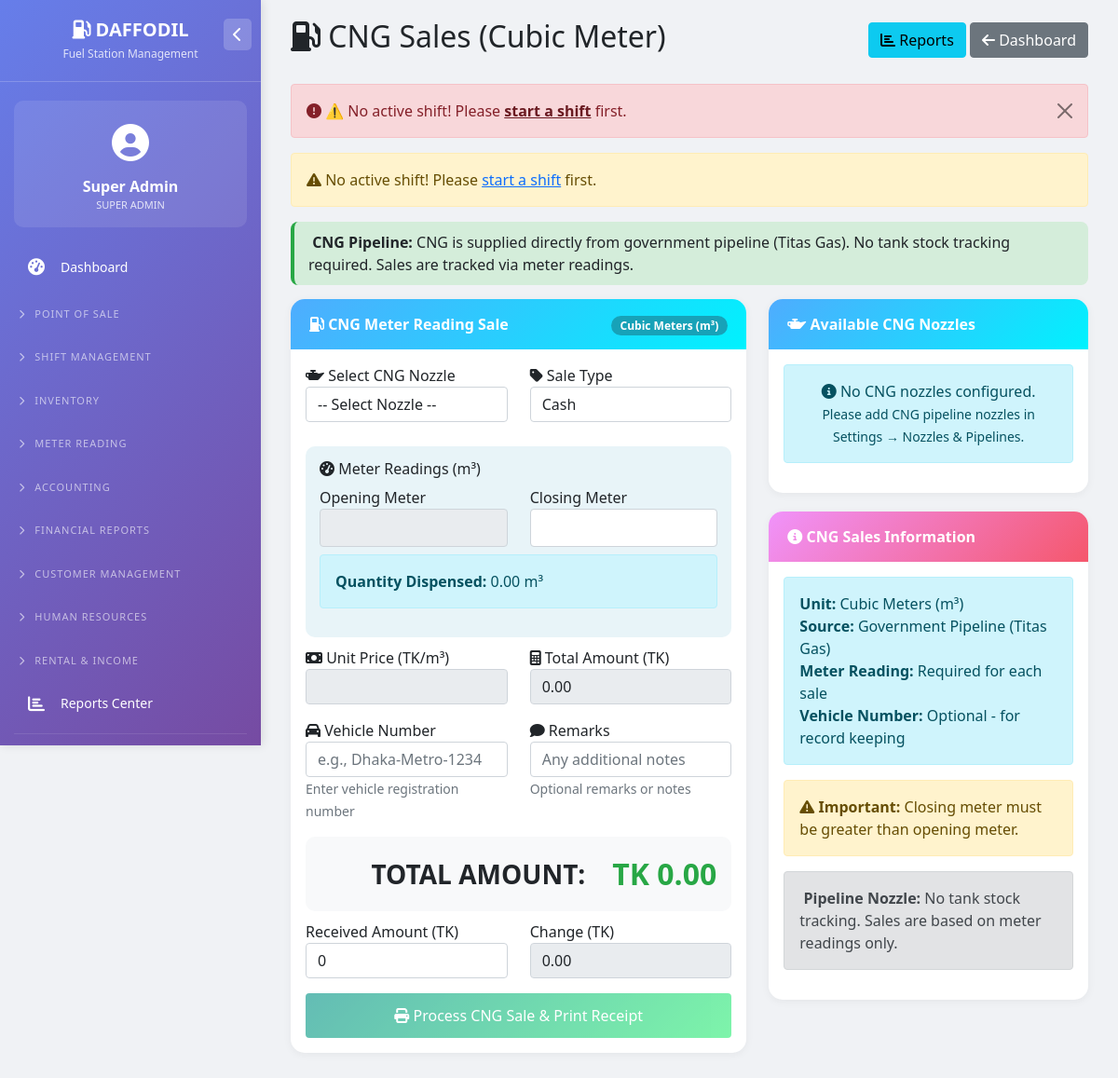
The page /cng_sales.php (signed in) on the database as committed earlier.
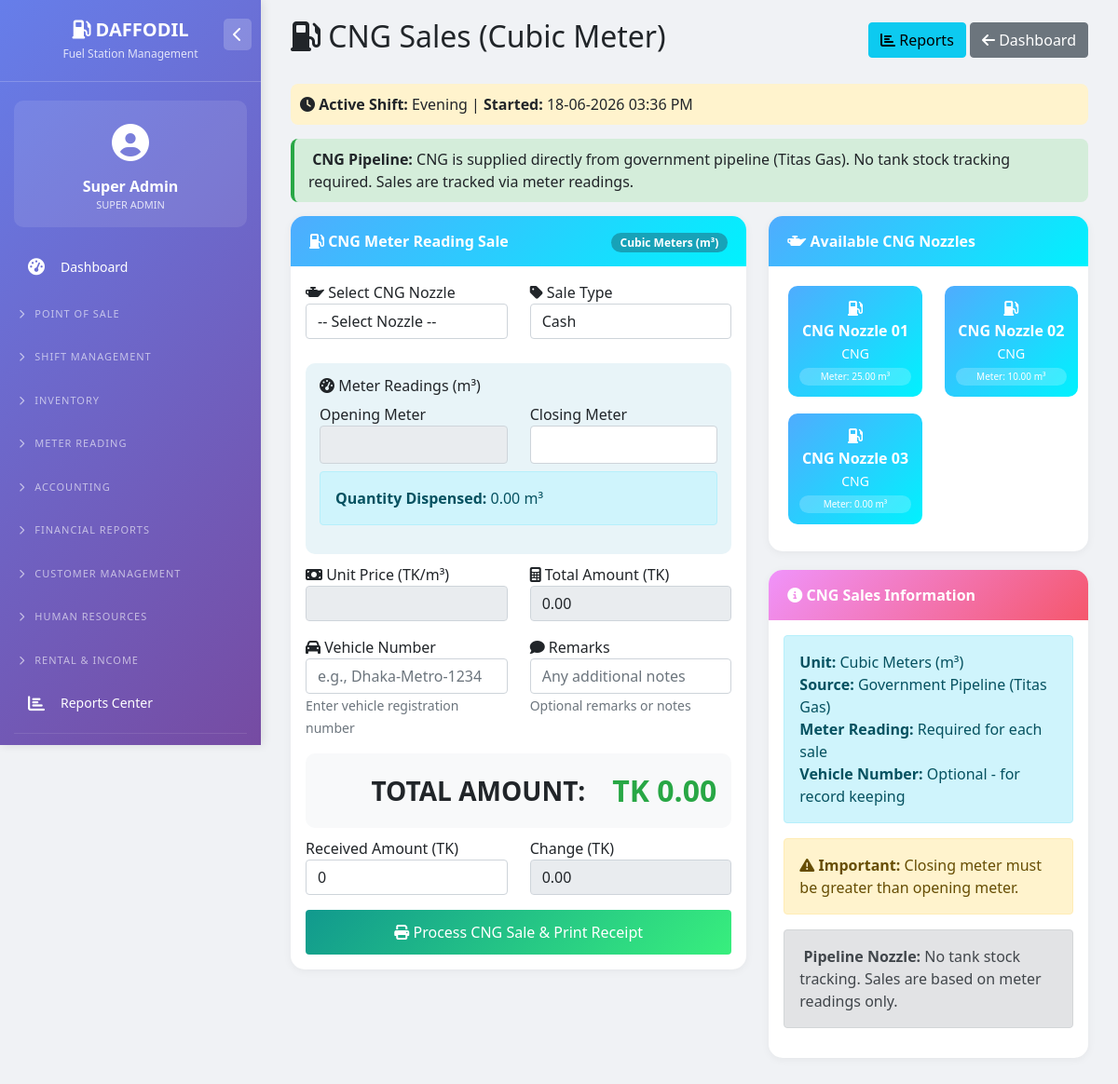
The same page on the database as committed later.
### tables this page shows
CREATE TABLE `shift_closing` (
  `id` int(11) NOT NULL,
  `shift_id` int(11) NOT NULL,
  `shift_date` date NOT NULL,
  `opening_time` datetime DEFAULT NULL,
  `closing_time` datetime DEFAULT NULL,
  `opened_by` int(11) DEFAULT NULL,
  `closed_by` int(11) DEFAULT NULL,
  `total_cash_sales` decimal(15,2) DEFAULT 0.00,
  `total_credit_sales` decimal(15,2) DEFAULT 0.00,
  `total_advance_sales` decimal(15,2) DEFAULT 0.00,
  `total_gas_sales` decimal(15,2) DEFAULT 0.00,
  `total_liquid_sales` decimal(12,2) DEFAULT 0.00,
  `total_cng_sales` decimal(12,2) DEFAULT 0.00,
  `total_all_sales` decimal(12,2) DEFAULT 0.00,
  `total_receipts` decimal(15,2) DEFAULT 0.00,
  `total_payments` decimal(15,2) DEFAULT 0.00,
  `net_cash` decimal(15,2) DEFAULT 0.00,
  `notes` text DEFAULT NULL,
  `closing_notes` text DEFAULT NULL,
  `status` enum('open','closed','verified') DEFAULT 'open',
  `closed_at` timestamp NULL DEFAULT NULL
);

CREATE TABLE `shift_schedule` (
  `id` int(11) NOT NULL,
  `shift_name` varchar(50) NOT NULL,
  `start_time` time NOT NULL,
  `end_time` time NOT NULL,
  `is_active` tinyint(1) DEFAULT 1,
  `created_at` timestamp NOT NULL DEFAULT current_timestamp()
);

CREATE TABLE `nozzles` (
  `id` int(11) NOT NULL,
  `nozzle_name` varchar(50) NOT NULL,
  `tank_id` int(11) DEFAULT NULL,
  `product_id` int(11) DEFAULT NULL,
  `opening_meter` decimal(10,2) DEFAULT 0.00,
  `closing_meter` decimal(10,2) DEFAULT 0.00,
  `is_active` tinyint(1) DEFAULT 1,
  `is_pipeline` tinyint(1) DEFAULT 0,
  `pipeline_source` varchar(100) DEFAULT 'Titas Gas',
  `unit_type` enum('liters','cubic_meters','kilograms') DEFAULT 'liters',
  `meter_type` enum('liters','units') DEFAULT 'liters',
  `last_meter_reading` decimal(10,2) DEFAULT 0.00
);

CREATE TABLE `fuel_products` (
  `id` int(11) NOT NULL,
  `product_name` enum('Diesel','Petrol','Octane','CNG','LPG','Natural Gas') NOT NULL,
  `product_code` varchar(50) DEFAULT NULL,
  `unit_price` decimal(10,2) NOT NULL,
  `purchase_rate` decimal(10,2) NOT NULL,
  `vat_percentage` decimal(5,2) DEFAULT 0.00,
  `tax_percentage` decimal(5,2) DEFAULT 0.00,
  `is_active` tinyint(1) DEFAULT 1,
  `unit_type` enum('liters','cubic_meters','kilograms') DEFAULT 'liters',
  `conversion_rate` decimal(10,4) DEFAULT 1.0000
);

### cng_sales.php (the view, shortened to what the changed rows need)
<?php
require_once 'config/database.php';
$error = '';
$stmt = $pdo->query("
    SELECT sc.*, sh.shift_name
    FROM shift_closing sc
    JOIN shift_schedule sh ON sc.shift_id = sh.id
    WHERE sc.status = 'open'
    ORDER BY sc.id DESC
    LIMIT 1
");
$active_shift = $stmt->fetch();
if(!$active_shift) {
    $error = "⚠️ No active shift! Please <a href='shift_closing.php' class='alert-link'>start a shift</a> first.";
}
$cng_nozzles = $pdo->query("
    SELECT
        n.*,
        p.product_name,
        p.unit_price
    FROM nozzles n
    JOIN fuel_products p ON n.product_id = p.id
    WHERE p.product_name IN ('CNG', 'Natural Gas')
    AND n.is_active = 1
    AND n.is_pipeline = 1
    ORDER BY n.nozzle_name
")->fetchAll();
?>
<!DOCTYPE html>
<html lang="en">
<head>
    <link href="https://cdn.jsdelivr.net/npm/bootstrap@5.1.3/dist/css/bootstrap.min.css" rel="stylesheet">
    <link rel="stylesheet" href="https://cdnjs.cloudflare.com/ajax/libs/font-awesome/6.4.0/css/all.min.css">
</head>
<body>
    <?php include 'left_menu.php'; ?>
    <div class="main-content">
        <div class="container-fluid">
            <div class="d-flex justify-content-between align-items-center mb-4">
                <h2><i class="fas fa-gas-pump"></i> CNG Sales (Cubic Meter)</h2>
                <div>
                </div>
            </div>
            <?php if($error): ?>
                <div class="alert alert-danger alert-dismissible fade show">
                    <i class="fas fa-exclamation-circle"></i> <?php echo $error; ?>
                    <button type="button" class="btn-close" data-bs-dismiss="alert"></button>
                </div>
            <?php endif; ?>
            <?php if($active_shift): ?>
            <div class="shift-info">
                <i class="fas fa-clock"></i>
                <strong>Active Shift:</strong> <?php echo $active_shift['shift_name']; ?> |
                <strong>Started:</strong> <?php echo date('d-m-Y h:i A', strtotime($active_shift['opening_time'])); ?>
            </div>
            <?php else: ?>
            <div class="alert alert-warning">
                <i class="fas fa-exclamation-triangle"></i>
                No active shift! Please <a href="shift_closing.php">start a shift</a> first.
            </div>
            <?php endif; ?>
            <div class="pipeline-info">
                <strong>CNG Pipeline:</strong> CNG is supplied directly from government pipeline (Titas Gas).
                No tank stock tracking required. Sales are tracked via meter readings.
            </div>
            <div class="row">
                <div class="col-md-7">
                </div>
                <div class="col-md-5">
                    <div class="cng-card">
                        <div class="card-body p-3">
                            <div class="row">
                                <?php foreach($cng_nozzles as $nozzle): ?>
                                    <div class="col-6 mb-2">
                                        <button type="button" class="nozzle-btn quick-nozzle"
                                                data-id="<?php echo $nozzle['id']; ?>"
                                                data-product-id="<?php echo $nozzle['product_id']; ?>"
                                                data-price="<?php echo $nozzle['unit_price']; ?>"
                                                data-current-meter="<?php echo $nozzle['closing_meter'] ?? 0; ?>"
                                                data-nozzle-name="<?php echo $nozzle['nozzle_name']; ?>">
                                            <i class="fas fa-gas-pump"></i><br>
                                            <strong><?php echo htmlspecialchars($nozzle['nozzle_name']); ?></strong><br>
                                            <small><?php echo $nozzle['product_name']; ?></small>
                                            <span class="d-block mt-1" style="font-size:10px; background:rgba(255,255,255,0.2); padding:2px 6px; border-radius:12px;">
                                                Meter: <?php echo number_format($nozzle['closing_meter'] ?? 0, 2); ?> m³
                                            </span>
                                        </button>
                                    </div>
                                <?php endforeach; ?>
                                <?php if(empty($cng_nozzles)): ?>
                                    <div class="col-12">
                                        <div class="alert alert-info text-center">
                                            <i class="fas fa-info-circle"></i> No CNG nozzles configured.<br>
                                            <small>Please add CNG pipeline nozzles in Settings → Nozzles & Pipelines.</small>
                                        </div>
                                    </div>
                                <?php endif; ?>
                            </div>
                        </div>
                    </div>
                </div>
            </div>
        </div>
    </div>
</body>
</html>

Rows that differ between the two databases and show on the page:
added shift_closing: shift_schedule.shift_name "Evening", opening_time "18-06-2026 03:36 PM"
now on this page (row edited): nozzles: nozzle_name "CNG Nozzle 01", fuel_products.product_name "CNG", closing_meter "25.00"
now on this page (row edited): nozzles: nozzle_name "CNG Nozzle 02", fuel_products.product_name "CNG", closing_meter "10.00"
added nozzles: nozzle_name "CNG Nozzle 03", fuel_products.product_name "CNG", closing_meter "0.00"
Other text that changed with them:
text no longer shown: "⚠️ No active shift! Please start a shift first. No active shift! Please start a shift first. No CNG nozzles configured. Please add CNG pipeline nozzles in Settings → Nozzles & Pipelines."
text now shown: "Active Shift: | Started:"
